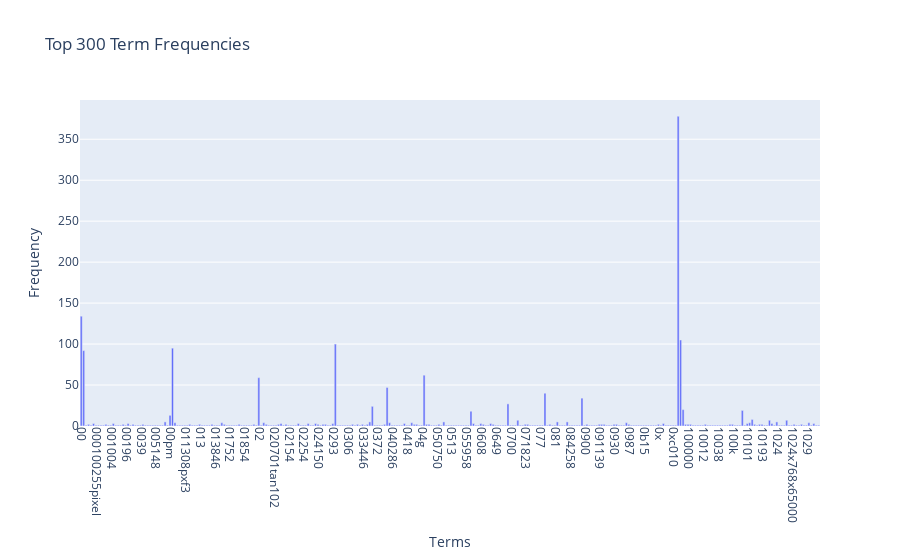

The notebook cell saved with this chart:
### Markdown cell above
### >>> **Exercise 12 (take home):**
If you want a nicer interactive visualization here, I would encourage you try to install and use plotly to achieve this.

### Code cell
# Answer here
import plotly.express as px

# 建立前 300 個 term 的直方圖
fig = px.bar(
    x=count_vect.get_feature_names_out()[:300],
    y=term_frequencies[:300],
    labels={'x': 'Terms', 'y': 'Frequency'},
    title="Top 300 Term Frequencies"
)

# 讓 x 軸文字旋轉 90 度
fig.update_layout(xaxis=dict(tickangle=90))
fig.show()

### Figure 1 — Plotly figure (JSON) as saved in the notebook; plotly's stock layout.template omitted (floating-point values rounded to 4 significant figures; data arrays with more than 128 entries replaced by an {"elided": "..."} marker saying what was removed)
{"data": [{"hovertemplate": "Terms=%{x}<br>Frequency=%{y}<extra></extra>", "legendgroup": "", "marker": {"color": "#636efa", "pattern": {"shape": ""}}, "name": "", "orientation": "v", "showlegend": false, "textposition": "auto", "type": "bar", "x": {"elided": "300 str values"}, "xaxis": "x", "y": {"elided": "300 int values"}, "yaxis": "y"}], "layout": {"barmode": "relative", "legend": {"tracegroupgap": 0}, "title": {"text": "Top 300 Term Frequencies"}, "xaxis": {"anchor": "y", "domain": [0, 1], "tickangle": 90, "title": {"text": "Terms"}}, "yaxis": {"anchor": "x", "domain": [0, 1], "title": {"text": "Frequency"}}}}
